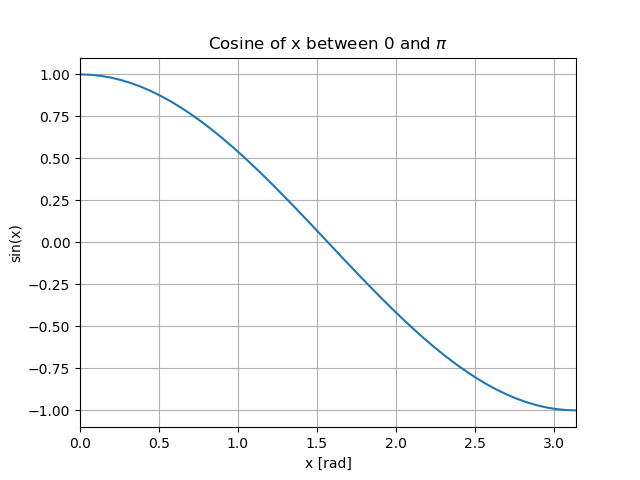

Recreate this plot in Python.
import numpy as np
import scipy as sp
import matplotlib.pyplot as plt
plt.close('all')
#JDP initialising variables - now only between 0 and pi
pi = 3.14159
x = np.linspace(0, pi, 50)
y = np.cos(x)

#JDP plotting things. Note I get the greek letter in the title with $\pi$. 
#JDP The reason for this is that matplotlib allows LaTeX formatting, this is
#JDP beyond what we want to discuss here. But know that you can other greek letters
#JDP in the same way.
fig = plt.figure()
plt.plot(x, y)
plt.xlim(0, pi)
plt.xlabel('x [rad]')
plt.ylabel('sin(x)')
plt.title('Cosine of x between 0 and $\pi$')
plt.grid('on')
plt.savefig('ex_1_q_1.png')